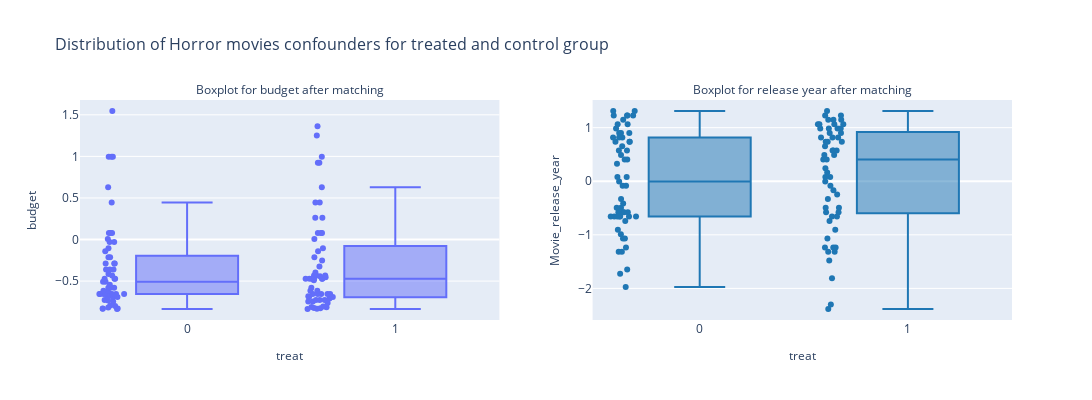

Source (notebook cell):
### Markdown cell above
Now let's look at the result of our observational experiment: the mean box office revenue for our control vs treatment group:

### Code cell
confounder_distribution(balanced_horror_movies, 'treat' ,'budget', 'Movie_release_year', balanced=True)

print_mean_std(balanced_treatment, balanced_control, 'budget')
print_mean_std(balanced_treatment, balanced_control, 'Movie_release_year')

### Figure 1 — Plotly figure (JSON) as saved in the notebook; plotly's stock layout.template omitted (floating-point values rounded to 4 significant figures)
{"data": [{"alignmentgroup": "True", "boxpoints": "all", "hovertemplate": "treat=%{x}<br>budget=%{y}<extra></extra>", "legendgroup": "", "marker": {"color": "#636efa"}, "name": "", "notched": false, "offsetgroup": "", "orientation": "v", "showlegend": false, "type": "box", "x": [1, 0, 1, 1, 1, 1, 1, 1, 1, 1, 1, 1, 1, 1, 1, 1, 1, 0, 0, 1, 0, 1, 0, 0, 1, 1, 1, 1, 1, 1, 1, 0, 0, 0, 0, 1, 0, 1, 1, 1, 1, 0, 1, 1, 1, 0, 0, 0, 1, 1, 0, 1, 1, 1, 1, 0, 0, 0, 1, 0, 0, 0, 0, 0, 0, 0, 0, 0, 0, 0, 0, 0, 0, 0, 1, 1, 0, 1, 0, 1, 1, 0, 0, 0, 0, 0, 0, 0, 1, 1, 1, 1, 0, 1, 0, 0, 0, 0, 1, 0, 0, 0, 1, 1, 1, 0, 0, 1, 0, 0, 0, 0, 1, 1], "x0": " ", "xaxis": "x", "y": [-0.7641, -0.7458, -0.8264, 0.07921, -0.7091, -0.4524, -0.8332, 0.005877, -0.6541, -0.4891, -0.7274, 1.252, 0.9225, -0.7458, -0.8343, -0.8246, -0.7274, 0.07921, 0.07921, -0.4341, -0.4708, -0.2508, 0.4459, -0.6908, 0.4459, -0.4708, -0.4341, 0.2625, -0.1041, -0.6908, -0.6174, -0.5808, -0.6541, -0.4708, -0.2874, -0.6908, -0.2874, -0.6834, -0.8154, -0.8118, 0.9958, -0.5441, -0.3974, -0.4414, 1.362, 0.6292, -0.2141, -0.6541, -0.8044, -0.2141, -0.4708, -0.4708, 0.9225, 0.2625, -0.6174, -0.6541, -0.6541, -0.8283, -0.7458, -0.6541, -0.8338, -0.3608, -0.8008, -0.1408, -0.4158, -0.6908, -0.5808, -0.6192, 0.9958, 0.9958, -0.7274, -0.7934, -0.5808, -0.8356, 0.07921, 0.07921, -0.3608, -0.4708, -0.2141, 0.4459, -0.7274, -0.3608, -0.4341, -0.6541, -0.5074, -0.7348, -0.6541, -0.6541, -0.5808, -0.6541, -0.4708, -0.1408, 0.07921, -0.3241, -0.6174, -0.2874, -0.03079, 1.546, -0.4341, -0.6541, -0.8283, 0.9958, 0.6292, -0.4708, -0.6541, -0.1041, -0.8173, -0.4708, -0.5074, 0.005877, -0.03079, -0.6908, -0.6541, -0.6541], "y0": " ", "yaxis": "y"}, {"alignmentgroup": "True", "boxpoints": "all", "hovertemplate": "treat=%{x}<br>Movie_release_year=%{y}<extra></extra>", "legendgroup": "", "marker": {"color": "#1f77b4"}, "name": "", "notched": false, "offsetgroup": "", "orientation": "v", "showlegend": false, "type": "box", "x": [1, 0, 1, 1, 1, 1, 1, 1, 1, 1, 1, 1, 1, 1, 1, 1, 1, 0, 0, 1, 0, 1, 0, 0, 1, 1, 1, 1, 1, 1, 1, 0, 0, 0, 0, 1, 0, 1, 1, 1, 1, 0, 1, 1, 1, 0, 0, 0, 1, 1, 0, 1, 1, 1, 1, 0, 0, 0, 1, 0, 0, 0, 0, 0, 0, 0, 0, 0, 0, 0, 0, 0, 0, 0, 1, 1, 0, 1, 0, 1, 1, 0, 0, 0, 0, 0, 0, 0, 1, 1, 1, 1, 0, 1, 0, 0, 0, 0, 1, 0, 0, 0, 1, 1, 1, 0, 0, 1, 0, 0, 0, 0, 1, 1], "x0": " ", "xaxis": "x2", "y": [-0.2494, -1.235, -1.481, 0.1612, -1.317, -0.4957, -2.302, 0.4075, -0.5778, 0.5718, -1.317, 0.07908, 0.5718, 1.147, -1.81, -1.235, 1.147, 1.147, 0.736, 1.064, 0.8181, 0.8181, 0.4897, -0.66, 1.229, -1.071, 1.064, 0.9002, 0.8181, 0.736, -0.66, 0.5718, -0.5778, 0.9002, -0.08515, -2.384, -0.003033, -0.4957, -0.1673, -1.235, -0.003033, -0.5778, 0.9823, 0.9823, 0.736, 1.064, 1.229, 1.229, -0.9063, 0.07908, 0.4075, 1.064, 0.4897, 0.9823, 0.9823, -0.66, 1.311, -0.4136, -1.235, -1.071, -1.974, -0.4957, -1.317, -0.66, -0.5778, -0.66, 0.3254, -1.071, -0.4957, 0.736, 1.229, -1.727, -0.66, 0.9002, 1.147, 0.736, 1.229, 0.8181, 0.9002, 0.4897, -0.7421, -0.66, -0.9884, 0.6539, -0.9063, -0.66, 0.8181, -0.7421, 0.5718, -0.5778, 0.9002, 0.2433, -0.5778, -0.08515, -0.3315, 1.064, 0.5718, 1.311, -0.3315, 0.4075, 0.07908, -0.08515, 1.064, 0.6539, 1.229, 0.736, -1.317, 0.4075, 0.9823, -1.645, 0.07908, 0.8181, -0.66, 1.311], "y0": " ", "yaxis": "y2"}], "layout": {"annotations": [{"font": {"size": 12}, "showarrow": false, "text": "Boxplot for budget after matching", "x": 0.225, "xanchor": "center", "xref": "paper", "y": 1, "yanchor": "bottom", "yref": "paper"}, {"font": {"size": 12}, "showarrow": false, "text": "Boxplot for release year after matching", "x": 0.775, "xanchor": "center", "xref": "paper", "y": 1, "yanchor": "bottom", "yref": "paper"}], "height": 400, "showlegend": true, "title": {"font": {"size": 16}, "text": "Distribution of Horror movies confounders for treated and control group"}, "width": 1100, "xaxis": {"anchor": "y", "domain": [0, 0.45], "title": {"font": {"size": 12}, "text": "treat"}}, "xaxis2": {"anchor": "y2", "domain": [0.55, 1], "title": {"font": {"size": 12}, "text": "treat"}}, "yaxis": {"anchor": "x", "domain": [0, 1], "title": {"font": {"size": 12}, "text": "budget"}}, "yaxis2": {"anchor": "x2", "domain": [0, 1], "title": {"font": {"size": 12}, "text": "Movie_release_year"}}}}
